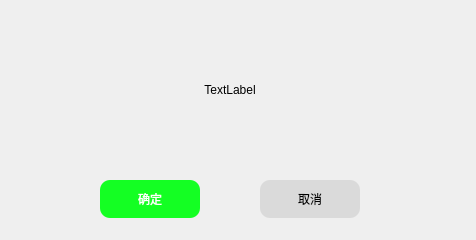
<?xml version="1.0" encoding="UTF-8"?>
<ui version="4.0">
 <class>Form</class>
 <widget class="QWidget" name="Form">
  <property name="geometry">
   <rect>
    <x>0</x>
    <y>0</y>
    <width>476</width>
    <height>240</height>
   </rect>
  </property>
  <property name="windowTitle">
   <string>Form</string>
  </property>
  <widget class="QPushButton" name="cancel_btn">
   <property name="geometry">
    <rect>
     <x>260</x>
     <y>180</y>
     <width>100</width>
     <height>38</height>
    </rect>
   </property>
   <property name="styleSheet">
    <string notr="true">font: 10pt &quot;Microsoft YaHei UI&quot;;
background-color: rgb(218, 218, 218);
border-radius:10px;</string>
   </property>
   <property name="text">
    <string>取消</string>
   </property>
  </widget>
  <widget class="QPushButton" name="ok_btn">
   <property name="geometry">
    <rect>
     <x>100</x>
     <y>180</y>
     <width>100</width>
     <height>38</height>
    </rect>
   </property>
   <property name="styleSheet">
    <string notr="true">font: 10pt &quot;Microsoft YaHei UI&quot;;
color:#fff;
background-color: rgb(20, 255, 35);
border-radius:10px;</string>
   </property>
   <property name="text">
    <string>确定</string>
   </property>
  </widget>
  <widget class="QLabel" name="content_lable">
   <property name="geometry">
    <rect>
     <x>40</x>
     <y>30</y>
     <width>380</width>
     <height>120</height>
    </rect>
   </property>
   <property name="minimumSize">
    <size>
     <width>380</width>
     <height>120</height>
    </size>
   </property>
   <property name="styleSheet">
    <string notr="true">font: 16pt &quot;Microsoft YaHei UI&quot;;</string>
   </property>
   <property name="text">
    <string>TextLabel</string>
   </property>
   <property name="alignment">
    <set>Qt::AlignCenter</set>
   </property>
  </widget>
 </widget>
 <resources/>
 <connections/>
</ui>
